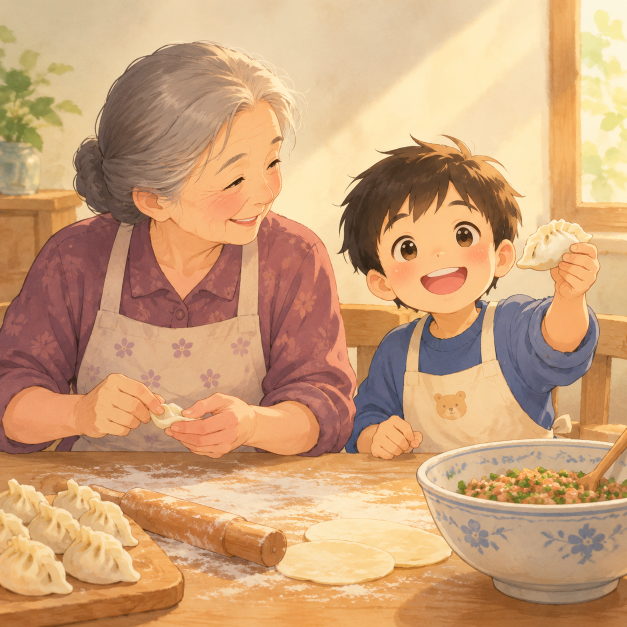
#> input picture assets/C01-story-sample.png, 1254 x 1254 px (shown at 1/2 size)
$ python -i pixel.py   (imports and definitions only)
#> lines starting #> are read from the running program, lines starting #| are printed output that depends on the picture
"""像素级确定性测量（需要 Pillow）。"""
from __future__ import annotations

from pathlib import Path


# [29 lines left out: function check_paper_margin, not called in this run]


def measure(image: Path, dark_luma: float = 96, white_luma: float = 235) -> dict:
#> called with image = '../../../assets/C01-story-sample.png', dark_luma = 96, white_luma = 235
    from PIL import Image  # 可选依赖：只有验收与切图需要
    source = Image.open(image)
#> source is the input picture: PIL image 1254x1254 RGB; mean R, G, B 204.2, 160.8, 120.1
    alpha = source.convert("RGBA").getchannel("A") if ("A" in source.getbands() or "transparency" in source.info) else None
    alpha_nonopaque_pixels = 0
    if alpha is not None:
        hist = alpha.histogram()
        alpha_nonopaque_pixels = sum(hist[:255])
    im = source.convert("RGB")
    im.thumbnail((512, 512))
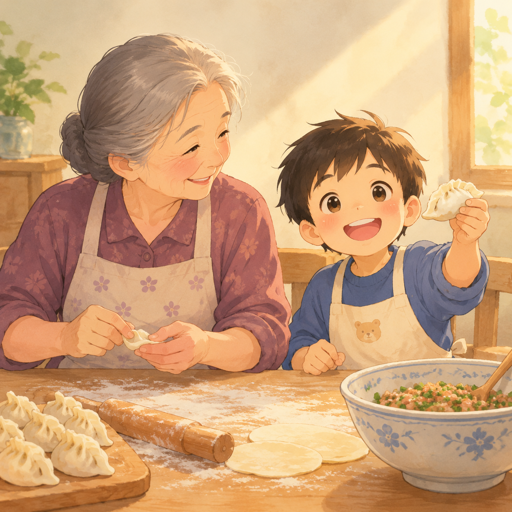
#> im: PIL image 512x512 RGB; mean R, G, B 204.2, 160.8, 120.1
    raw = im.tobytes()  # 兼容新旧 Pillow（getdata 将在 Pillow 14 移除）
    px = [tuple(raw[i:i + 3]) for i in range(0, len(raw), 3)]
#> px = 262144 items
    n = len(px)
#> n = 262144
    lumas = [0.2126 * r + 0.7152 * g + 0.0722 * b for r, g, b in px]
#> lumas = 262144 items
    sats = []
    for r, g, b in px:
        mx, mn = max(r, g, b), min(r, g, b)
        sats.append(0 if mx == 0 else (mx - mn) / mx)
#> this loop made 262144 passes
#> (r, g, b, mx, mn) on passes 1 to 3: (211, 189, 153, 211, 153), (212, 191, 153, 212, 153), (214, 192, 154, 214, 154)
#> after the loop, sats = 262144 items
    return {
        "mean_luma": round(sum(lumas) / n, 1),
        "dark_ratio": round(sum(1 for x in lumas if x < dark_luma) / n, 4),
        "white_ratio": round(sum(1 for x in lumas if x > white_luma) / n, 4),
        "mean_saturation": round(sum(sats) / n, 4),
        "alpha_nonopaque_pixels": alpha_nonopaque_pixels,
        "alpha_nonopaque_ratio": round(alpha_nonopaque_pixels / (source.width * source.height), 4),
        "size": list(source.size),
    }


# [15 lines left out: function check_pixels, not called in this run]

>>> result = measure('../../../assets/C01-story-sample.png')
#> result = {'mean_luma': 167.1, 'dark_ratio': 0.0979, 'white_ratio': 0.0291, 'mean_saturation': 0.421, 'alpha_nonopaque_pixels': 0, 'alpha_nonopaque_ratio': 0, 'size': [1254, 1254]}
